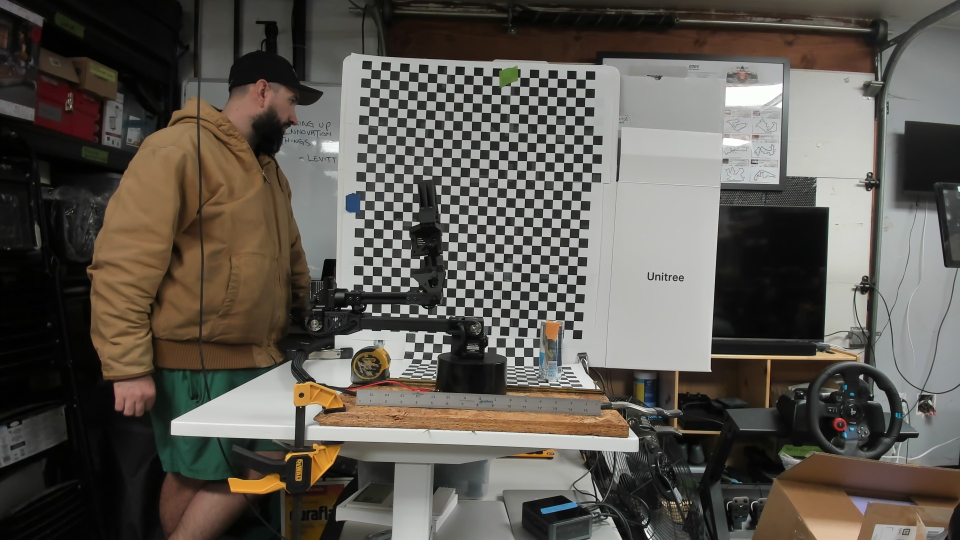
#> input picture calibration_images/cam0_000.jpg, 1920 x 1080 px (shown at 1/2 size)
$ python -i joint_detector.py   (imports and definitions only)
#> lines starting #> are read from the running program, lines starting #| are printed output that depends on the picture; after the words box and inside, x2 and y2 are one past the last pixel; in counts of white or black regions, pixels touching at a corner belong together
#> further down, picture is the input picture: shape (1080, 1920, 3); mean B, G, R 81.2, 88.2, 93
"""
Visual joint detection: match segmented arm features to FK-predicted joint positions.

Combines HSV marker detection, gold centroid proximity, contour inflection points,
and silhouette width minima to refine FK pixel predictions with visual evidence.

Primary mode: neon-colored marker detection via HSV thresholding.
Fallback: background subtraction + gold/contour/width features.
"""

import math
import logging
from dataclasses import dataclass, field
from enum import Enum
from typing import Optional

import cv2
import numpy as np

from .arm_segmenter import ArmSegmentation

logger = logging.getLogger("th3cl4w.vision.joint_detector")

# Joint names for the 5 key points
JOINT_NAMES = ["base", "shoulder", "elbow", "wrist", "end_effector"]

# Default HSV marker color definitions
# Each entry: name -> (lower_hsv, upper_hsv)
DEFAULT_MARKER_COLORS: dict[str, tuple[np.ndarray, np.ndarray]] = {
    "neon_green": (
        np.array([35, 100, 100], dtype=np.uint8),
        np.array([85, 255, 255], dtype=np.uint8),
    ),
    "neon_orange": (
        np.array([5, 150, 150], dtype=np.uint8),
        np.array([25, 255, 255], dtype=np.uint8),
    ),
    "hot_pink": (
        np.array([140, 100, 100], dtype=np.uint8),
        np.array([170, 255, 255], dtype=np.uint8),
    ),
}


class DetectionSource(Enum):
    MARKER = "marker"
    GOLD = "gold"
    CONTOUR = "contour"
    WIDTH = "width"
    FK_ONLY = "fk_only"


@dataclass
class JointDetection:
    """Single joint detection result."""
    joint_index: int
    pixel_pos: tuple[float, float]
    confidence: float  # 0.0 - 1.0
    source: DetectionSource

    @property
    def name(self) -> str:
        return JOINT_NAMES[self.joint_index] if self.joint_index < len(JOINT_NAMES) else f"joint_{self.joint_index}"


@dataclass
class SmoothedJoint:
    """Temporally smoothed joint position."""
    joint_index: int
    pixel_pos: tuple[float, float]
    confidence: float
    frames_tracked: int


# Per-camera visibility: which joints are best observed from each camera
_CAMERA_VISIBLE_JOINTS: dict[int, list[int]] = {
    0: [1, 2, 4],     # cam0 front: shoulder pitch, elbow pitch, wrist pitch
    1: [0, 1, 2, 4],  # cam1 overhead: base yaw + reach (all pitch joints visible too)
}


@dataclass
class MarkerDetection:
    """A detected color marker blob."""
    color_name: str
    centroid: tuple[float, float]  # (x, y)
    area: float
    confidence: float


class JointDetector:
    """Detect arm joints by fusing FK predictions with visual features.

    Primary mode: HSV marker detection (neon colored markers on joints).
    Fallback: background subtraction + gold/contour/width features.
    """

    def __init__(
        self,
        gold_search_radius: float = 40.0,
        contour_search_radius: float = 30.0,
        width_search_radius: float = 25.0,
        min_inflection_angle: float = 20.0,  # degrees
        marker_colors: Optional[dict[str, tuple[np.ndarray, np.ndarray]]] = None,
        marker_min_area: float = 30.0,
        marker_search_radius: float = 50.0,
        blur_kernel: int = 5,
    ):
        self.gold_search_radius = gold_search_radius
        self.contour_search_radius = contour_search_radius
        self.width_search_radius = width_search_radius
        self.min_inflection_angle = min_inflection_angle
        self.marker_colors = marker_colors if marker_colors is not None else dict(DEFAULT_MARKER_COLORS)
        self.marker_min_area = marker_min_area
        self.marker_search_radius = marker_search_radius
        self.blur_kernel = blur_kernel
        self._morph_kernel = cv2.getStructuringElement(cv2.MORPH_ELLIPSE, (5, 5))

    def detect_markers(self, frame: np.ndarray) -> list[MarkerDetection]:
        """Detect all colored markers in frame via HSV thresholding.

        Returns list of MarkerDetection with centroid, color name, area.
        """
        blurred = cv2.GaussianBlur(frame, (self.blur_kernel, self.blur_kernel), 0)
        hsv = cv2.cvtColor(blurred, cv2.COLOR_BGR2HSV)
#> hsv: shape (1080, 1920, 3); mean H, S, V 33.5, 44.2, 94.4

        markers: list[MarkerDetection] = []
        for color_name, (lower, upper) in self.marker_colors.items():
            mask = cv2.inRange(hsv, lower, upper)
            mask = cv2.morphologyEx(mask, cv2.MORPH_OPEN, self._morph_kernel, iterations=1)
            mask = cv2.morphologyEx(mask, cv2.MORPH_CLOSE, self._morph_kernel, iterations=1)

            contours, _ = cv2.findContours(mask, cv2.RETR_EXTERNAL, cv2.CHAIN_APPROX_SIMPLE)
            for contour in contours:
                area = cv2.contourArea(contour)
                if area < self.marker_min_area:
                    continue
                M = cv2.moments(contour)
                if M["m00"] == 0:
                    continue
                cx = M["m10"] / M["m00"]
                cy = M["m01"] / M["m00"]
                # Confidence based on area (larger = more confident, capped at 1.0)
                conf = min(1.0, 0.7 + area / 5000.0)
                markers.append(MarkerDetection(color_name, (cx, cy), area, conf))
#> this loop made 3 passes
#> pass 1, in detect_markers, `mask = cv2.inRange(hsv, lower, upper)`:
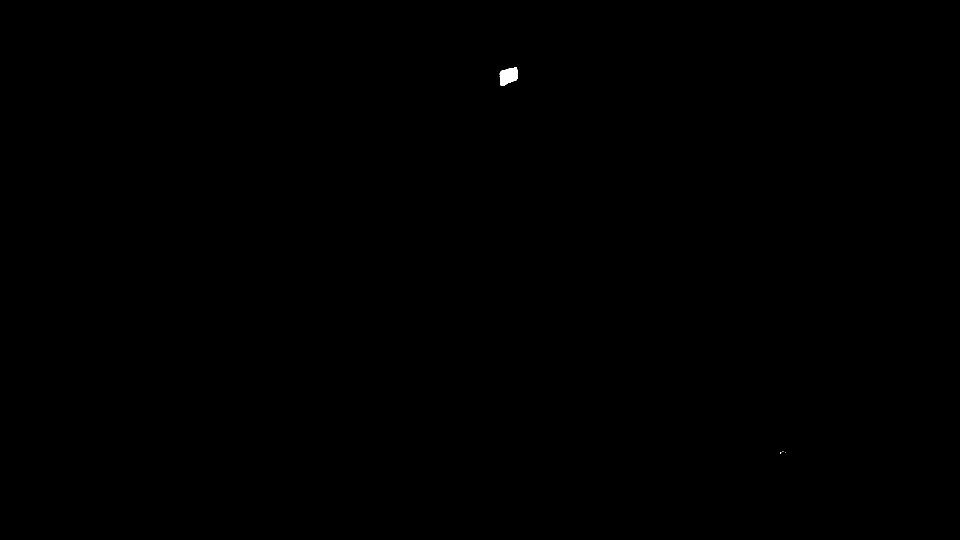
#> mask: shape (1080, 1920) (shown at 1/2 size); 0.05% white; 5 white regions (4 under 20 px), largest, box (x1, y1, x2, y2) and area: (999, 134, 1036, 172) 978
#> pass 2, in detect_markers, `mask = cv2.inRange(hsv, lower, upper)`:
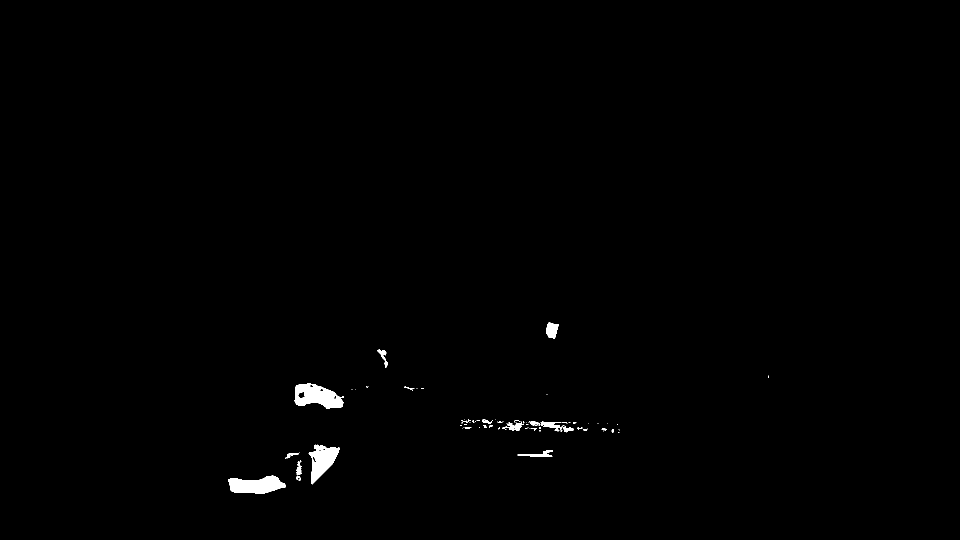
#> mask: shape (1080, 1920) (shown at 1/2 size); 0.56% white; 78 white regions (52 under 20 px), largest, box (x1, y1, x2, y2) and area: (589, 767, 688, 817) 3169, (456, 951, 571, 987) 2867, (617, 889, 680, 969) 2530
#> pass 2, in detect_markers, `mask = cv2.morphologyEx(mask, cv2.MORPH_OPEN, self._morph_kernel, iter..`:
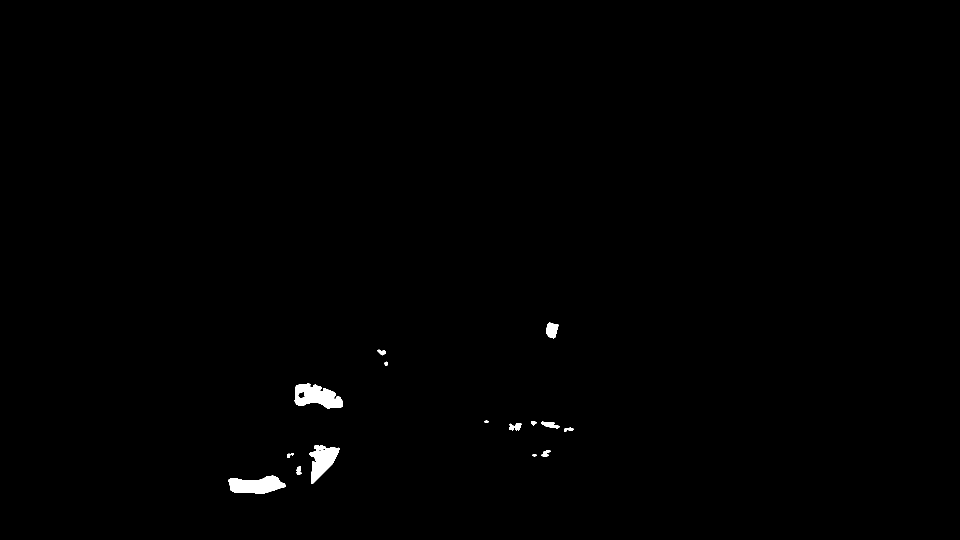
#> mask: shape (1080, 1920) (shown at 1/2 size); 0.5% white; 16 white regions, largest, box (x1, y1, x2, y2) and area: (589, 767, 686, 817) 3104, (457, 951, 571, 987) 2859, (619, 890, 680, 968) 2488
#> after the loop: mask: shape (1080, 1920); every value is 0
#> after the loop, markers = 14 items

        # Sort by area descending (largest markers first)
        markers.sort(key=lambda m: m.area, reverse=True)
        return markers

    # [156 lines left out: functions detect_joints, _detect_single_joint, _nearest, _find_contour_inflections, _find_width_minima, get_visible_joints, not called in this run]


class JointTracker:
    """Temporal smoothing of joint detections via exponential moving average."""

    # [65 lines left out: functions __init__, update, reset, not called in this run]

>>> import cv2
>>> picture = cv2.imread('../../calibration_images/cam0_000.jpg')
>>> result = JointDetector().detect_markers(picture)
#> result = 14 items
